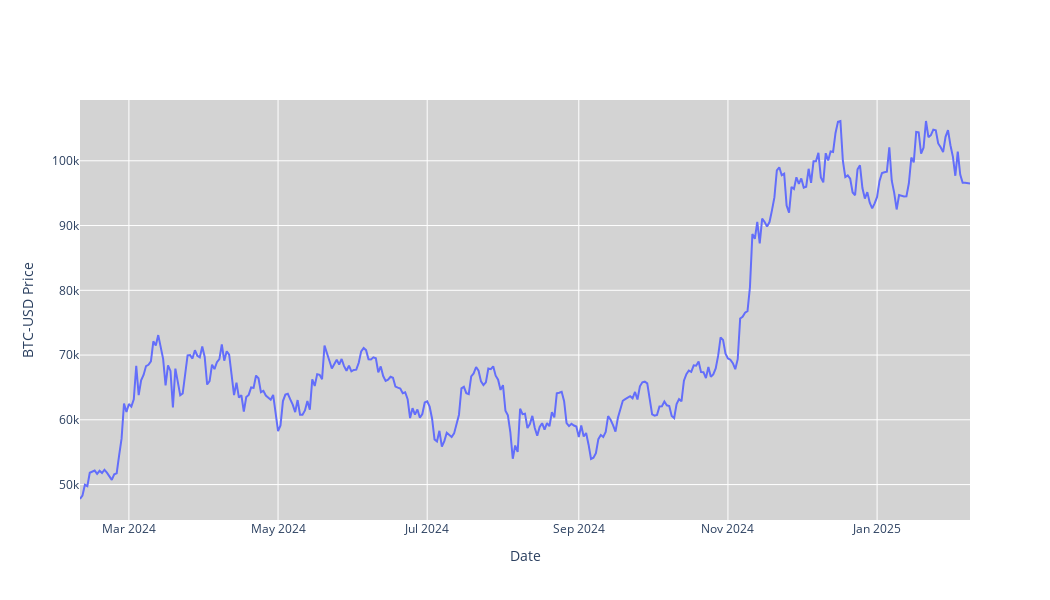

Source (notebook cell):
### Code cell
#Price chart
fig = go.Figure(data=[go.Scatter(x=stock_data.index, y=stock_data['Adj Close'], mode='lines', name='Adj Close')])
fig.update_layout(
    xaxis_rangeslider_visible=False,
    yaxis_title=f'{ticker} Price',
    xaxis_title='Date',
    plot_bgcolor='lightgrey',
    width=1050,
    height=600
)
fig.show()

### Figure 1 — Plotly figure (JSON) as saved in the notebook; plotly's stock layout.template omitted (floating-point values rounded to 4 significant figures; data arrays with more than 128 entries replaced by an {"elided": "..."} marker saying what was removed)
{"data": [{"mode": "lines", "name": "Adj Close", "type": "scatter", "x": {"elided": "365 str values"}, "y": {"elided": "365 float values"}}], "layout": {"height": 600, "plot_bgcolor": "lightgrey", "width": 1050, "xaxis": {"rangeslider": {"visible": false}, "title": {"text": "Date"}}, "yaxis": {"title": {"text": "BTC-USD Price"}}}}
